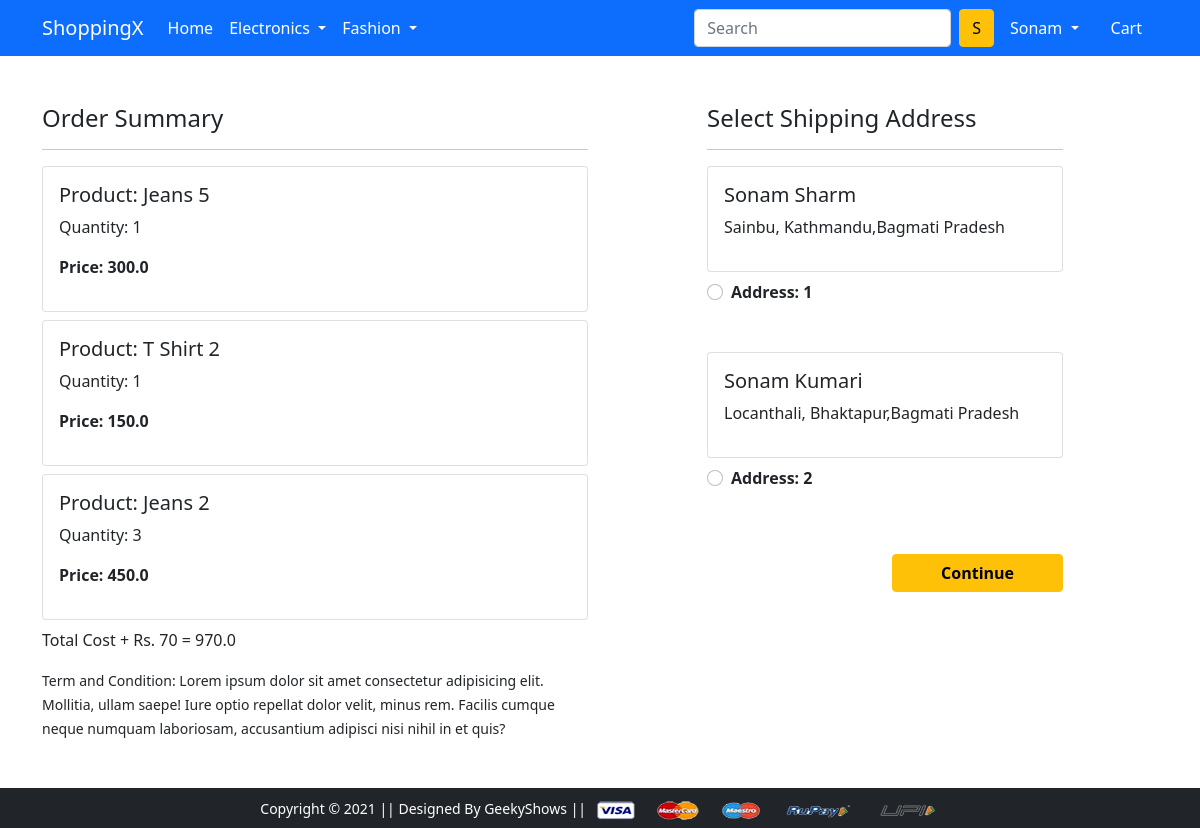
The app's page /checkout/ (signed in) with its own data.
### app/models.py (models this page shows, shortened)
class Cart(models.Model):
    user = models.ForeignKey(User, on_delete=models.CASCADE)
    product = models.ForeignKey(Product, on_delete=models.CASCADE)
    quantity = models.PositiveIntegerField(default=1)
    @property
    def total_cost(self):
        return self.quantity * self.product. discounted_price

class Product(models.Model):
    title = models.CharField(max_length=100)
    selling_price = models.FloatField()
    discounted_price = models. FloatField()
    description = models.TextField()
    brand = models.CharField(max_length=100)
    category = models. CharField(choices=CATEGORY_CHOICES, max_length=2)
    product_image = models.ImageField(upload_to='productimg')

class Customer(models.Model):
    user = models.ForeignKey(User, on_delete=models.CASCADE)
    name = models.CharField(max_length =200)
    locality = models.CharField(max_length=200)
    city = models.CharField(max_length=50)
    zipcode = models.IntegerField()
    state = models.CharField(choices=STATE_CHOICES, max_length=50)

### app/views.py (the view)
# urls.py: path('checkout/', views.checkout, name='checkout'),
@login_required
def checkout(request):
    user = request.user
    add =Customer.objects.filter(user=user)
    cart_items = Cart.objects.filter(user=user)
    amount = 0.0
    shipping_amount =70.0
    totalamount =0.0
    cart_product = [p for p in Cart.objects.all() if p.user == request.user ]
    if cart_product:
        for p in cart_product:
            tempamount = (p.quantity * p.product.discounted_price)
            amount +=tempamount
        totalamount= amount +shipping_amount
    return render(request, 'app/checkout.html',{'add':add, 'totalamount':totalamount, 'cart_items':cart_items})

### app/templates/app/checkout.html (shortened to what this page needs)
{% extends 'app/base.html' %}
{% load static %}
{% block main-content %}
<div class="container">
 <div class="row mt-5">
  <div class="col-sm-6">
    <h4>Order Summary</h4>
    <hr>
    {% for item in cart_items%}
      <div class="card mb-2">
        <div class="card-body">
          <h5>Product: {{item.product.title}}</h5>
          <p>Quantity: {{item.quantity}}</p>
          <p class="fw-bold">Price: {{item.total_cost}}</p>
        </div>
      </div>
      {% endfor %}
      <p class=""> Total Cost + Rs. 70 = {{totalamount}} </p>
    <small>Term and Condition: Lorem ipsum dolor sit amet consectetur adipisicing elit. Mollitia, ullam saepe! Iure optio repellat dolor velit, minus rem. Facilis cumque neque numquam laboriosam, accusantium adipisci nisi nihil in et quis?</small>
  </div>
  <div class="col-sm-4 offset-sm-1">
    <h4>Select Shipping Address</h4>
    <hr>
    <form action="/paymentdone">
    {% for ad in add%}
      <div class="card">
        <div class="card-body">
        <h5>{{ad.name}}</h5>
        <p>{{ad.locality}}, {{ad.city}},{{ad.state}}</p>
        </div>
      </div>
        <div class="form-check mt-2 mb-5">
          <input class="form-check-input" type="radio" name="custid", id="custadd{{forloop.counter}}" value="{{ad.id}}">
          <label class="form-check-label fw-bold" for="">
            Address: {{forloop.counter}} </label>
        </div>
        {% endfor %}
        <div class="text-end">
          <button type="submit" class="btn btn-warning mt-3 px-5 fw-bold">Continue</button>
        </div>
      </form>
    </div>
  </div>
</div>
{% endblock main-content %}

### app/templates/app/base.html (shortened to what this page needs)
<!doctype html>
{% load static %}
<html lang="en">
  <head>
<link href="//maxcdn.bootstrapcdn.com/bootstrap/4.1.1/css/bootstrap.min.css" rel="stylesheet" id="bootstrap-css">
    <link href="https://cdn.jsdelivr.net/npm/bootstrap@5.0.0-beta1/dist/css/bootstrap.min.css" rel="stylesheet">
    <link rel="stylesheet" href="{% static 'app/css/owl.carousel.min.css' %}">
    <link rel="stylesheet" href="{% static 'app/css/all.min.css' %}">
    <link rel="stylesheet" href="{% static 'app/css/style.css' %}">
  </head>
  <body>
    <nav class="navbar navbar-expand-lg navbar-dark bg-primary">
     <div class="container">
       <a class="navbar-brand" href="/">ShoppingX</a>
       <div class="collapse navbar-collapse" id="navbarSupportedContent">
         <ul class="navbar-nav me-auto mb-2 mb-lg-0">
           <li class="nav-item">
             <a class="nav-link active" aria-current="page" href="/">Home</a>
           </li>
           <li class="nav-item dropdown">
             <a class="nav-link dropdown-toggle text-white" href="#" id="electronicsDropdown" role="button" data-bs-toggle="dropdown" aria-expanded="false">
               Electronics
             </a>
           </li>
           <li class="nav-item dropdown">
             <a class="nav-link dropdown-toggle text-white" href="#" id="fashionDropdown" role="button" data-bs-toggle="dropdown" aria-expanded="false">
               Fashion
             </a>
           </li>
         </ul>
         <form method='get' action ='/search' class="d-flex">
           <input class="form-control me-2" type="search" placeholder="Search" aria-label="Search" name="query" id="query">
           <button class="btn btn-warning" type="submit">S</button>
         </form>
         <div>
          <ul class="navbar-nav me-auto mb-2 mb-lg-0">
          {% if request.user.is_authenticated %}
           <li class="nav-item dropdown mx-2">
              <a class="nav-link dropdown-toggle text-white" href="#" id="profileDropdown" role="button" data-bs-toggle="dropdown" aria-expanded="false">
              <span class="text-capitalize">{{ request.user.username|capfirst }}</span>
              </a>
            </li>
            <li class="nav-item mx-2">
             <a href="{% url 'showcart' %}" class="nav-link text-white"> Cart </a>
            </li>
            {% endif %}
          </ul>
         </div>
       </div>
     </div>
    </nav>
    {% block main-content %} {% endblock main-content %}
    <footer class="container-fluid bg-dark text-center p-2 mt-5">
        <small class="text-white">Copyright &copy; 2021 || Designed By GeekyShows || </small>
        <img src="{% static 'app/images/payment.png' %}" alt="" srcset="" class="img-fluid" height="2px">
    </footer>
  </body>
</html>

### records on screen
Cart: product "Jeans 5", quantity "1", total_cost "300.0"
Cart: product "T Shirt 2", quantity "1", total_cost "150.0"
Cart: product "Jeans 2", quantity "3", total_cost "450.0"
Customer: name "Sonam Sharm", locality "Sainbu", city "Kathmandu", state "Bagmati Pradesh"
Customer: name "Sonam Kumari", locality "Locanthali", city "Bhaktapur", state "Bagmati Pradesh"

### other values on screen
{{ request.user.username|capfirst }} "Sonam"
{{ totalamount }} "970.0"
